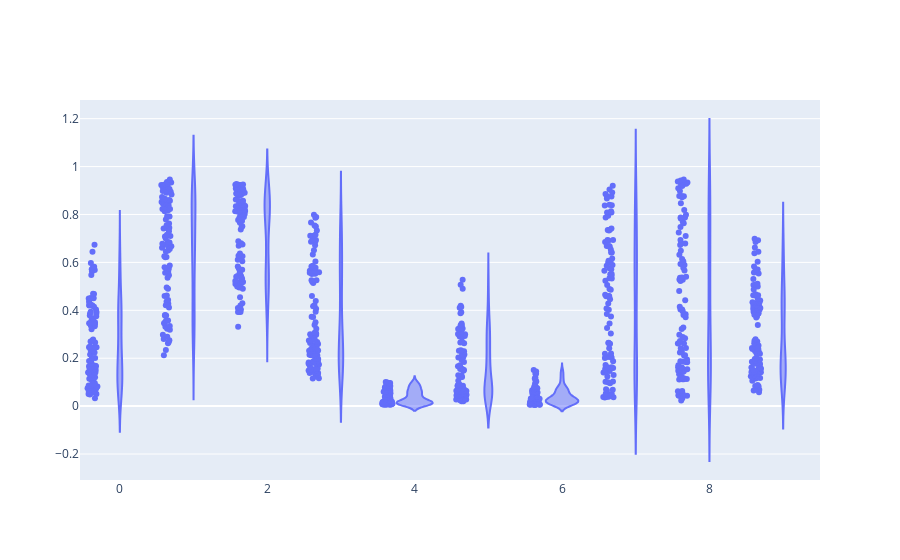

Here is the notebook cell this chart was saved with:
### Code cell
n=100
data = []

# for context in [np.zeros(2), np.array([0, 1]), np.array([1, 0]), np.ones(2)]:
rewards = []
arms = []
for arm in range(k):
    arms.extend([arm]*n)
    for _ in range(n):
        x, z = bandit.get_context()
        # for _ in range (n):
        rewards.append(bandit.get_reward(arm, x, z))
data.append(go.Violin(x=arms, y=rewards, points='all')) #, name=f'{context}'))

fig = go.Figure(data=data).show()

### Figure 1 — Plotly figure (JSON) as saved in the notebook; plotly's stock layout.template omitted (floating-point values rounded to 4 significant figures; data arrays with more than 128 entries replaced by an {"elided": "..."} marker saying what was removed)
{"data": [{"points": "all", "type": "violin", "x": {"elided": "1000 int values"}, "y": {"elided": "1000 float values"}}], "layout": {"autosize": true, "xaxis": {"autorange": true, "range": [-0.5308, 9.5], "type": "linear"}, "yaxis": {"autorange": true, "range": [-0.3084, 1.278], "type": "linear"}}}
